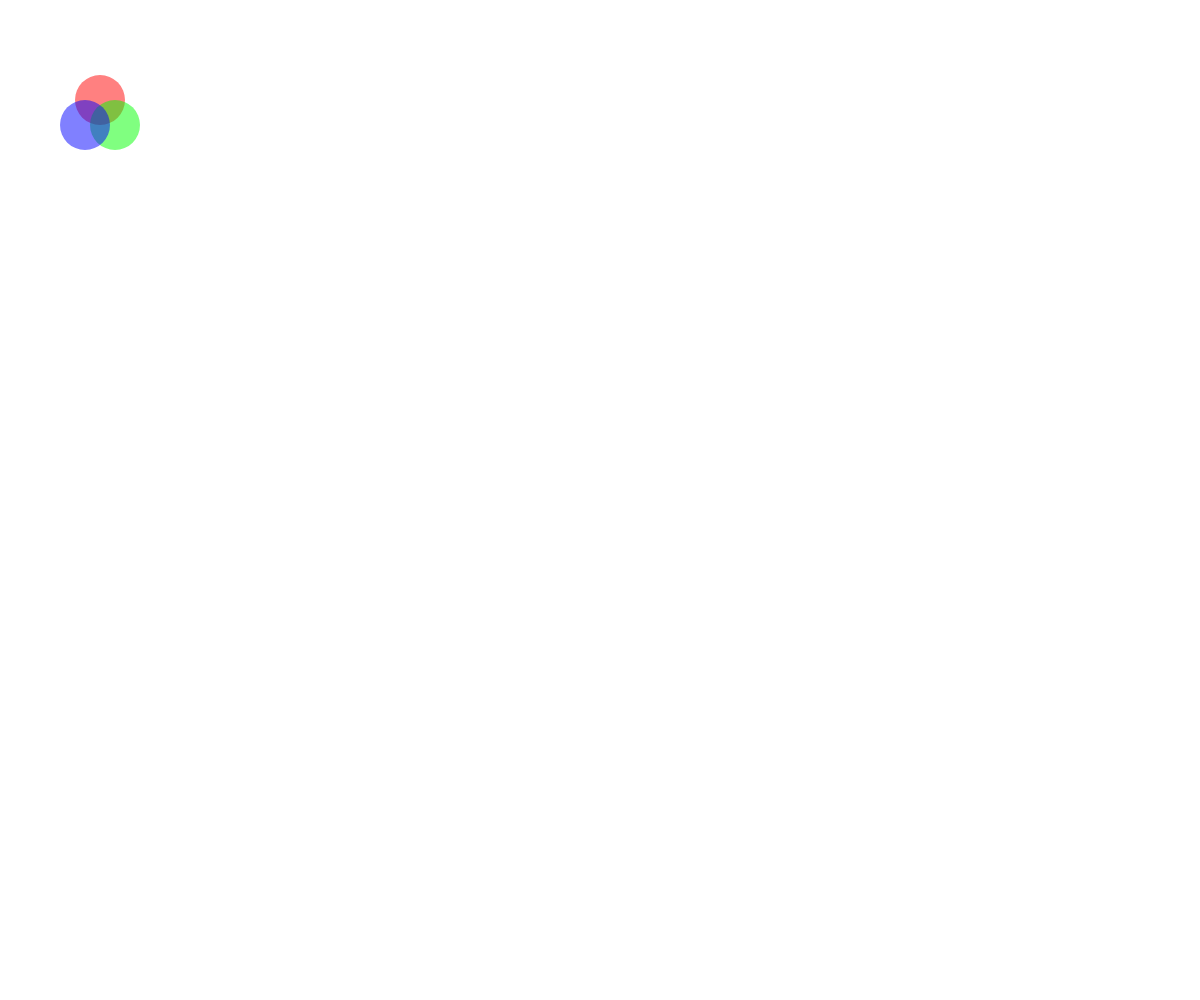
Frame 1 (no input)
Frame 60 (no input): identical to frame 1, image omitted
Frame 120 (the mouse pressed at the canvas centre since frame 60): identical to frame 1, image omitted

The p5.js sketch that drew this single still picture (run headless with seeded random() and noise() and a simulated clock; from frame 60 on, the mouse is pressed at the canvas centre):

// p5.js sketch
// ── sketch.js
function setup() {
  createCanvas(windowWidth, windowHeight);
  angleMode(DEGREES);
}

function draw() {
  background(255);

  noStroke();

  //red circle
  fill(255, 0, 0, 127);
  circle(100, 100, 50);

  //green circle
  fill(0, 255, 0, 127);
  circle(115, 125, 50);

  //blue circle
  fill(0, 0, 255, 127);
  circle(85, 125, 50);
}
